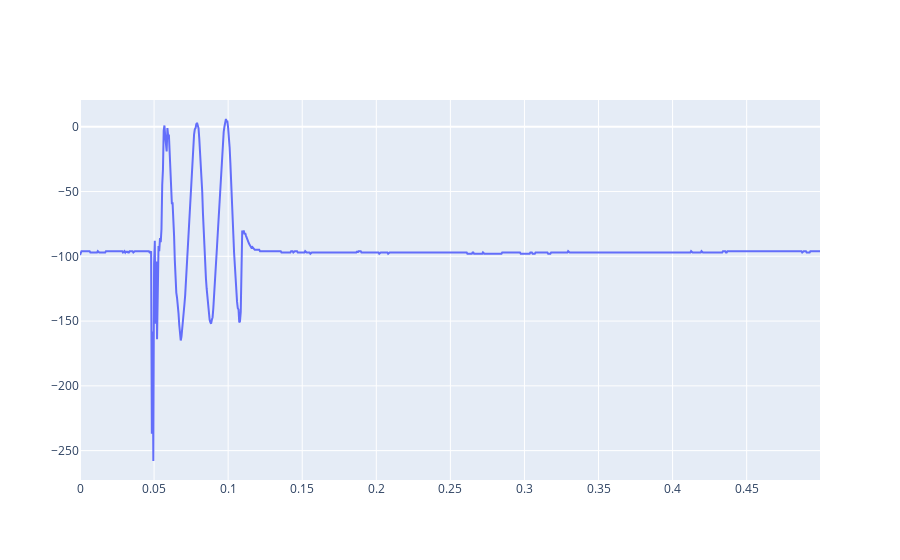
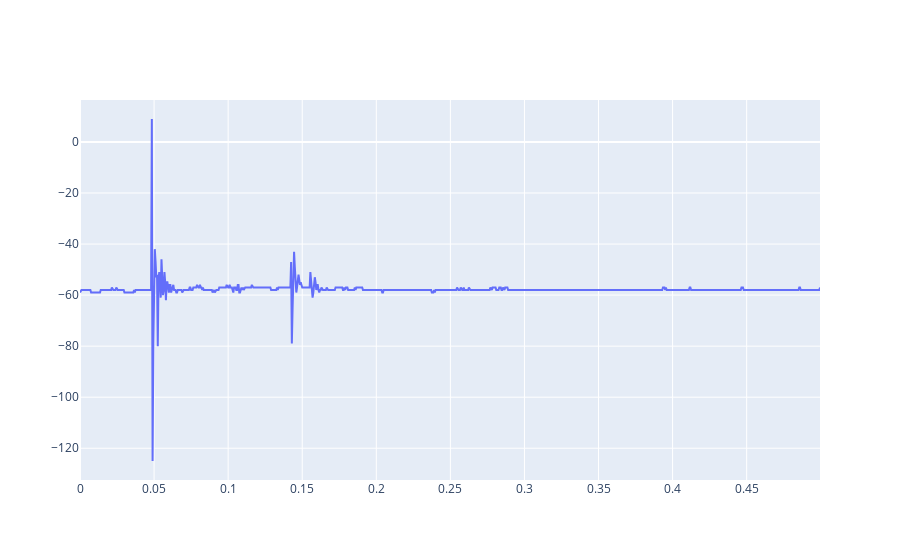
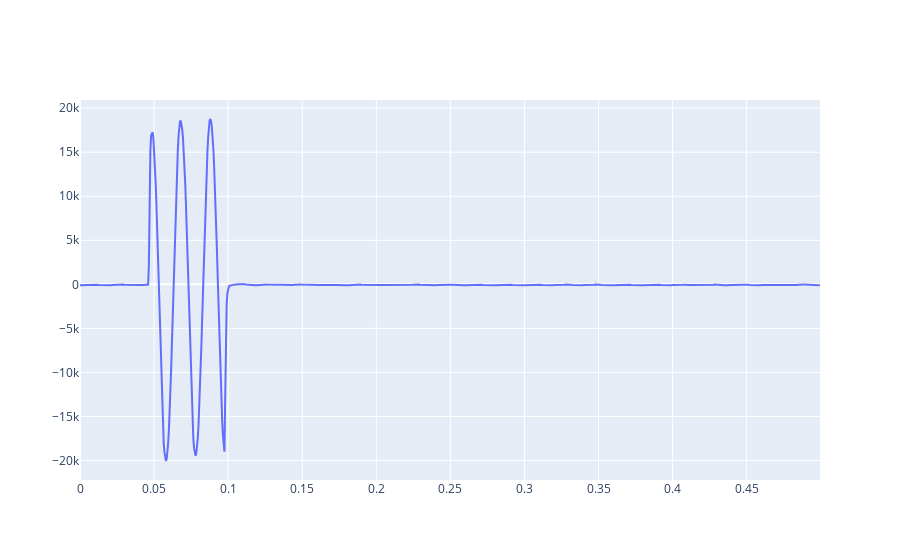
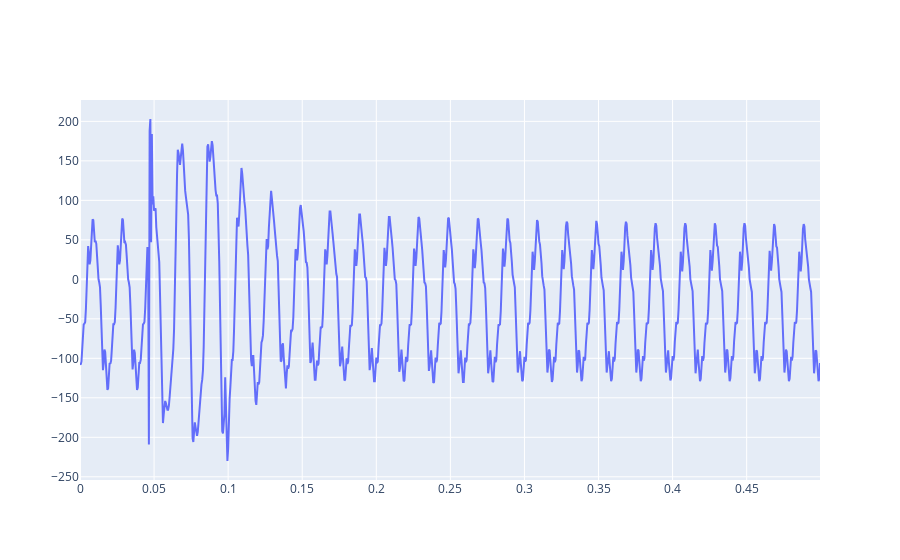

These figures' notebook cell, in order:
### Code cell
import wave  
import numpy as np
import plotly.graph_objects as go
import os	

datapath = r'C:\Users\Spicycurry\Desktop\ode\wavedatacurrent'
for filepath,dirnames,filenames in os.walk(datapath):
    break

for filename in filenames:
    filepath = datapath + '/'
    filepath = filepath + filename

    f = wave.open(filepath, "rb")

    params = f.getparams()  
    nchannels, sampwidth, framerate, nframes = params[:4]

    str_data  = f.readframes(nframes)  
    f.close()
    wave_data = np.fromstring(str_data, dtype=np.short)
    wave_data.shape = -1, 1
    wave_data = wave_data.T
    time = np.arange(0, nframes) * (1.0 / framerate)


    fig = go.Figure()				
    fig.add_trace(go.Scatter(x=time,y=wave_data[0]))
    fig.show()

### Figure 1 — Plotly figure (JSON) as saved in the notebook; plotly's stock layout.template omitted (floating-point values rounded to 4 significant figures; data arrays with more than 128 entries replaced by an {"elided": "..."} marker saying what was removed)
{"data": [{"type": "scatter", "x": {"elided": "1000 float values"}, "y": {"elided": "1000 int values"}}], "layout": {}}

### Figure 2 — Plotly figure (JSON) as saved in the notebook; plotly's stock layout.template omitted (floating-point values rounded to 4 significant figures; data arrays with more than 128 entries replaced by an {"elided": "..."} marker saying what was removed)
{"data": [{"type": "scatter", "x": {"elided": "1000 float values"}, "y": {"elided": "1000 int values"}}], "layout": {}}

### Figure 3 — Plotly figure (JSON) as saved in the notebook; plotly's stock layout.template omitted (floating-point values rounded to 4 significant figures; data arrays with more than 128 entries replaced by an {"elided": "..."} marker saying what was removed)
{"data": [{"type": "scatter", "x": {"elided": "1000 float values"}, "y": {"elided": "1000 int values"}}], "layout": {}}

### Figure 4 — Plotly figure (JSON) as saved in the notebook; plotly's stock layout.template omitted (floating-point values rounded to 4 significant figures; data arrays with more than 128 entries replaced by an {"elided": "..."} marker saying what was removed)
{"data": [{"type": "scatter", "x": {"elided": "1000 float values"}, "y": {"elided": "1000 int values"}}], "layout": {}}
